Frame 1 (no input): blank canvas, image omitted
Frame 60 (the mouse pressed at the canvas centre just before this capture): blank canvas, image omitted
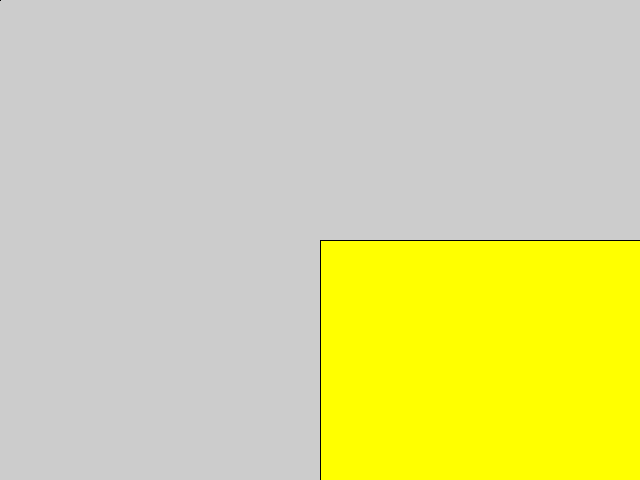
Frame 120 (the mouse held since frame 60 and released just before this capture)

The Processing sketch whose frames 1 and 60 were blank and that drew this single picture after the mouse press (run headless with seeded random() and noise(); from frame 60 on, the mouse is pressed at the canvas centre):

// Processing sketch: sketch_240310a
// ── sketch_240310a.pde
int w, h;

void setup() {
  size(640,480);
  w = 200;
  h = 150;
  fill(255,255,0);
}

void draw() {
  rect(mouseX,mouseY,mouseX,mouseY);
}
